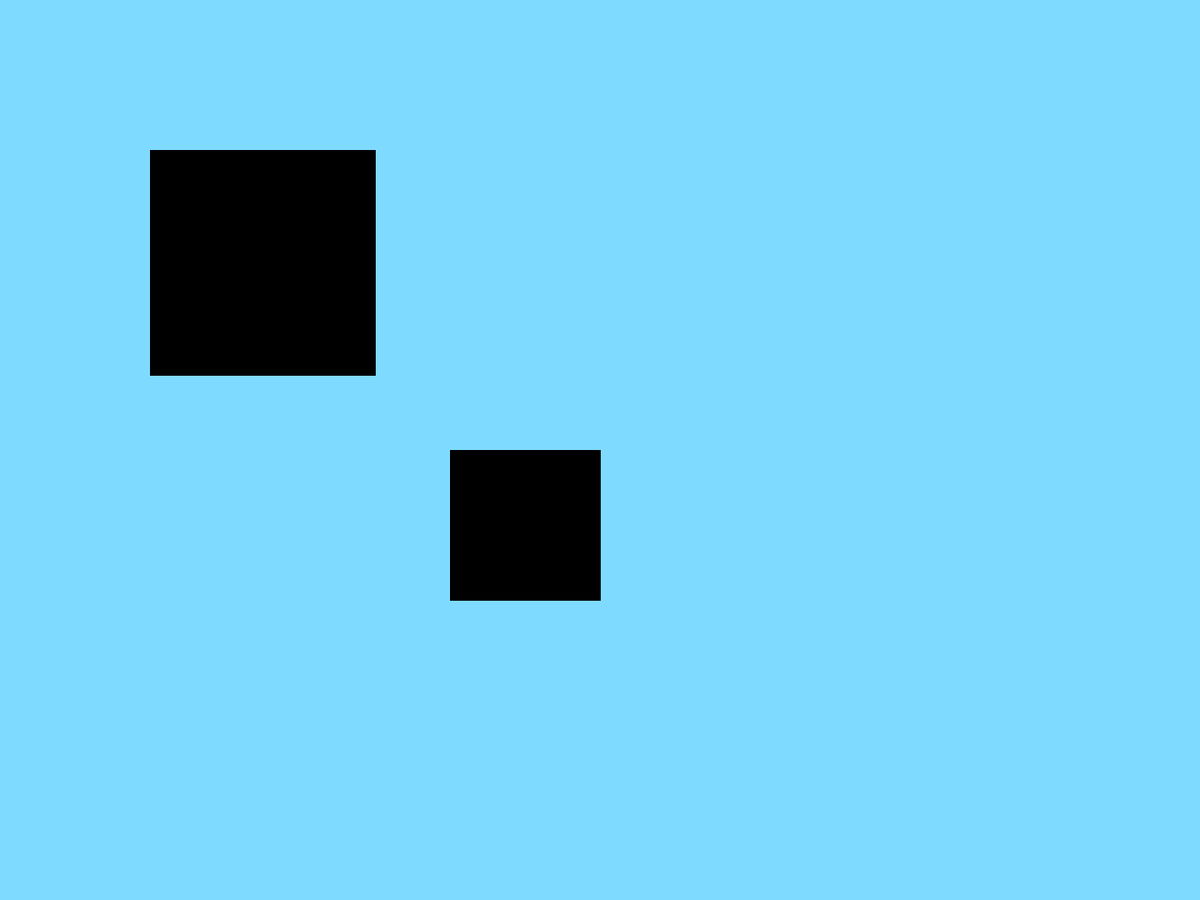
Frame 1 (no input)
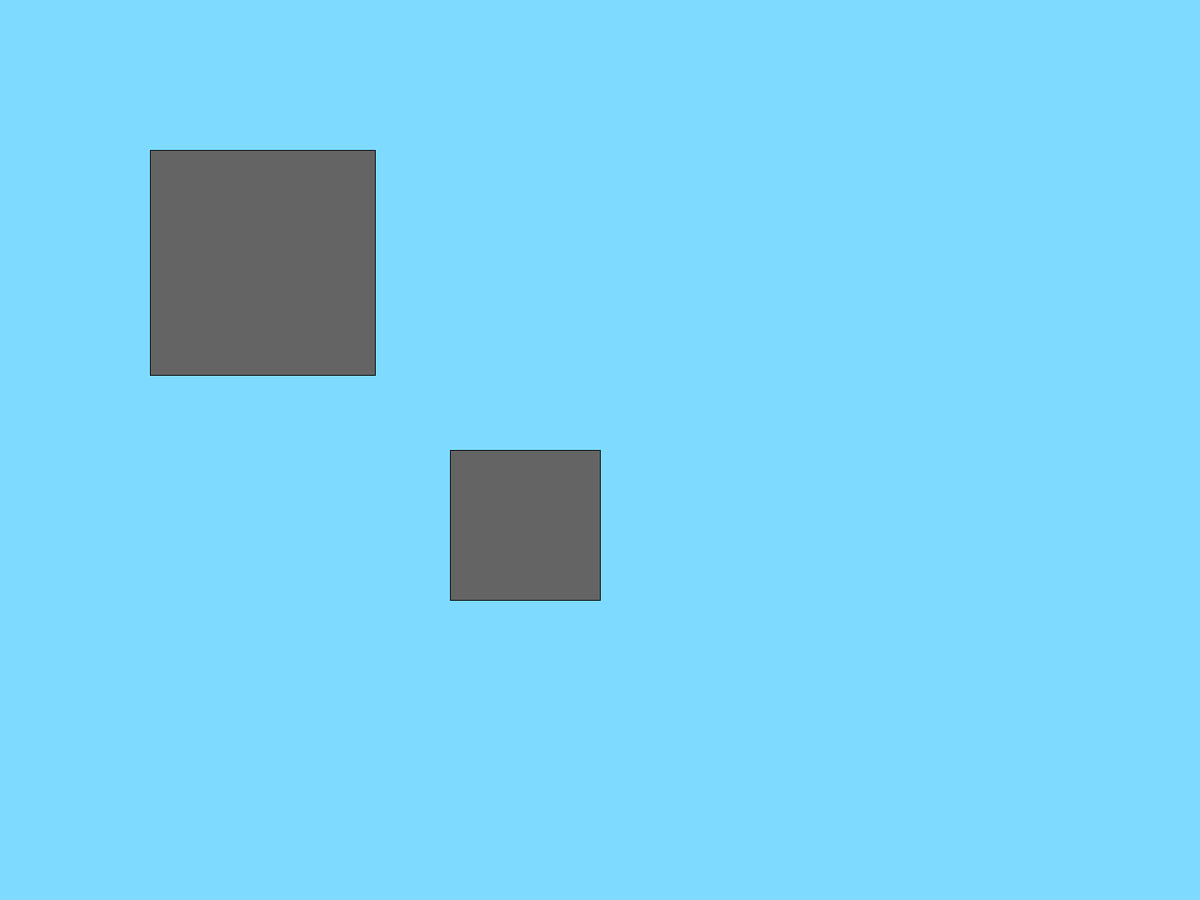
Frame 60 (the mouse pressed at the canvas centre just before this capture)
Frame 120 (the mouse held since frame 60 and released just before this capture): identical to frame 60, image omitted

The Processing sketch that drew these frames (run headless with seeded random() and noise(); from frame 60 on, the mouse is pressed at the canvas centre):

// Processing sketch: sketch_180307a
// ── sketch_180307a.pde
 int button1Color;
 int button2Color;
 int x1=600;
 int y1=600;
 int size1=200;
 int x2=200;
 int y2=200;
 int size2=300;
 
 void setup (){
   background(#7EDBFF);
   fullScreen();
 }
 void draw(){
 fill(button1Color);
 rect(x1, y1, size1, size1);
  fill(button2Color);
 rect(x2, y2, size2, size2);

  if (mouseX > x1 && mouseX < x1+size1 &&
    mouseY > y1 && mouseY < y1+size1) {
    button1Color = color(255, 0, 0);
    if(mousePressed){
 
      button1Color = color(random(255), random(255), random(255));
    }
 } else {
    button1Color = color(100);
  }
  if (mouseX > x2 && mouseX < x2+size2 &&
    mouseY > y2 && mouseY < y2+size2) {
    button2Color = color(255, 0, 0);
if(mousePressed){
      button2Color = color(random(255), random(255), random(255));
    }
  } else {
    button2Color = color(100);
  }
  }
